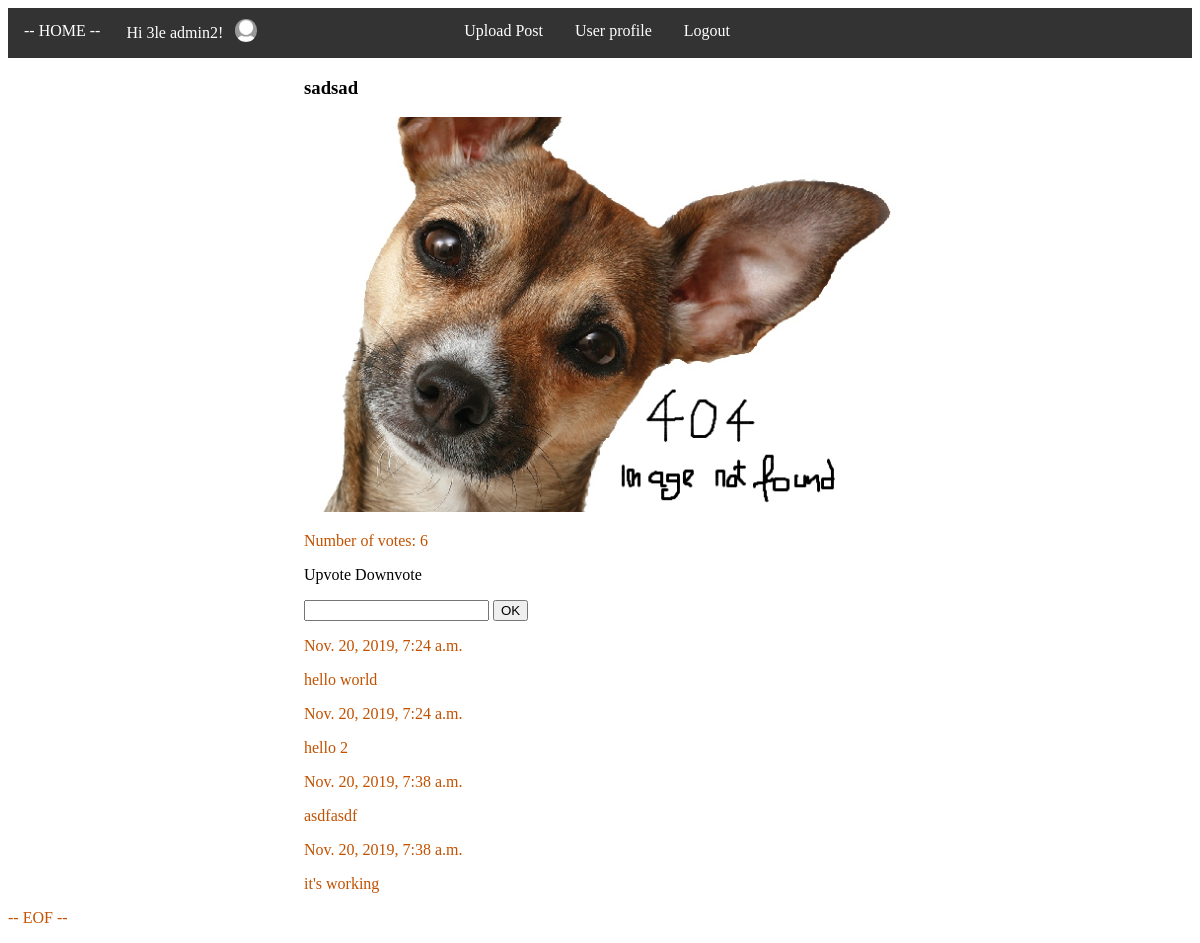
/1/ (signed in), run on the app's committed database.
### accounts/models.py (models this page shows, shortened)
class Profile(models.Model):
    user = models.OneToOneField(User, on_delete=models.CASCADE)
    description = models.TextField(max_length=500, blank=True)
    nickname = models.CharField(max_length=30, blank=True)
    photo = models.ImageField(
            upload_to= "images/",
            null = True,
            blank = True,)

### apps/models.py (models this page shows, shortened)
class Post(models.Model):
    title = models.CharField(max_length=30)
    votes = models.IntegerField(default=0)
    content = models.ImageField(
        upload_to='images/',
        default='images/404image.jpg'
        )
    post_owner = models.ForeignKey(User,
        on_delete=models.CASCADE,
        null=True,
        blank=True)

class Comment(models.Model):
    content = models.TextField(max_length=100)
    creation_date = models.DateTimeField(auto_now_add=True)
    related_post = models.ForeignKey(Post, on_delete=models.CASCADE)
    comment_owner = models.ForeignKey(User,
        on_delete=models.CASCADE,
        null=True,
        blank=True)

### apps/views.py (the view, shortened to what this page needs)
# urls.py: path('<int:pk>/', views.PostView.as_view(), name="detail"),
class PostView(DetailView):
    model = Post
    context_object_name = 'post'
    template_name = 'postdetail.html'
    def get_context_data(self, **kwargs):
        context = super().get_context_data(**kwargs)
        currentpost = get_object_or_404(Post, pk=self.kwargs['pk'])
        context['comment_list'] = Comment.objects.filter(related_post=currentpost)
        return context

### templates/postdetail.html (shortened to what this page needs)
{% extends 'base.html' %}
{% block content %}
    <ul>
    <li><a href="{% url 'apps:home' %}"> -- HOME -- </a></li>
    {% if user.is_authenticated %}
        <li> <p id="greeting"> Hi {{ user.profile.nickname }}! </p> </li>
        <li>
        {% if user.profile.photo %}
            <img class="profile" src="{{ user.profile.photo.url }}" alt="Profile picture">
        {% else %}
            <img class="profile" src="/media/images/default.png" alt="Default profile picture">
        {% endif %}
        </li>
        <li><a href="{% url 'apps:upload' %}" >Upload Post</a></li>
        <li><a href="{% url 'accounts:userdetail' user.id %}">User profile</a></li>
        <li><a href="{% url 'logout' %}">Logout</a></li>
    {% else %}
        <li><p>You are not logged in</p></li>
        <li><a href="{% url 'login' %}">Login</a></li>
    {% endif %}
    </ul>
    <div class="center">
        <h3>{{ post.title }}</h3>
        <img class="post" src="{{ post.content.url }}" alt="Post image failed to load">
        <p>Number of votes: {{post.votes}}<p>
        <a href="{% url 'apps:upvoteD' post.id %}" class="button">Upvote</a>
        <a href="{% url 'apps:downvoteD' post.id %}" class="button">Downvote</a>
        <form action="{% url 'apps:comment' post.id %}" method="post">
            <input type="text" name="com"/>
            <input type="submit" value="OK">
        </form>
        {% for comment in comment_list %}
            <p>{{ comment.creation_date }}</p>
            <p>{{ comment.content }}</p>
        {% endfor %}
    </div>
{% endblock %}

### static/css/style.css (style rules this page uses)
p { color: #C25100; }
a.button { -webkit-appearance: button; -moz-appearance: button; appearance: button; text-decoration: none; color: initial; }
.center { margin: auto; width: 50%; }
img.post { max-width: 100%; height: auto; }
ul { list-style-type: none; margin: 0; padding: 0; overflow: hidden; background-color: #333; position: -webkit-sticky; position: sticky; top: 0; }
li { float: left; }
li a { display: block; color: white; text-align: center; padding: 14px 16px; text-decoration: none; }
img.profile { border-radius: 50%; max-width: 10%; height: auto; margin: 5%; }
p#greeting { margin-left: 10px; color: #FFFF; }

### data on the page
Post: title "sadsad", content (picture), votes "6"
Comment: creation_date "Nov. 20, 2019, 7:24 a.m.", content "hello world"
Comment: creation_date "Nov. 20, 2019, 7:24 a.m.", content "hello 2"
Comment: creation_date "Nov. 20, 2019, 7:38 a.m.", content "asdfasdf"
Comment: creation_date "Nov. 20, 2019, 7:38 a.m.", content "it's working"

### other printed values
{{ user.profile.nickname }} "3le admin2"
